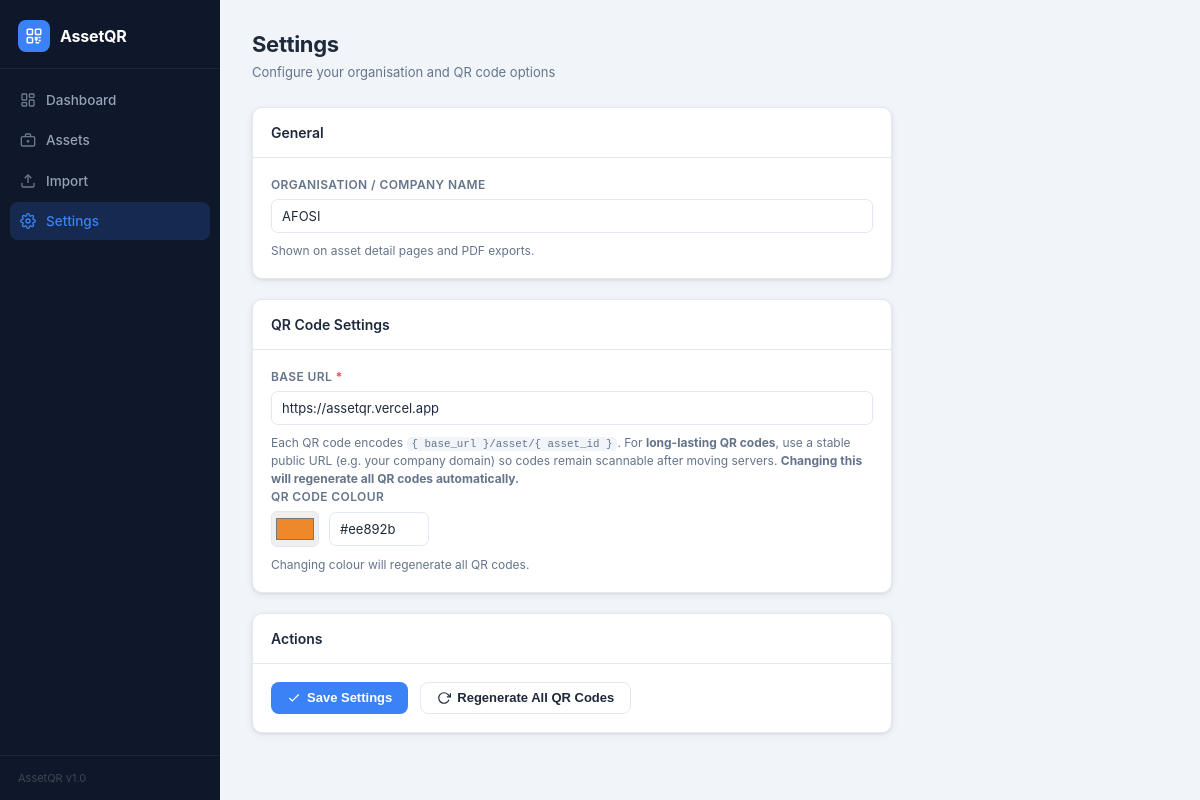
The page /settings on the database its author committed.
### tables this page shows
CREATE TABLE settings (
            key   TEXT PRIMARY KEY,
            value TEXT NOT NULL DEFAULT ''
        );

### app.py (the view)
@app.route('/settings')
def settings_page():
    db = get_db()
    s  = {r['key']: r['value'] for r in db.execute('SELECT * FROM settings').fetchall()}
    return render_template('settings.html', s=s)

### app.py (called while the page is built, shortened)
def _db_path():
    return os.path.join(_BASE_DIR, 'assetqr.db')

def get_db():
    if 'db' not in g:
        g.db = sqlite3.connect(_db_path())
        g.db.row_factory = sqlite3.Row
    return g.db

### templates/settings.html (shortened to what this page needs)
{% extends "base.html" %}
{% block content %}
<div class="page-header">
  <div>
    <h1 class="page-title">Settings</h1>
    <p class="page-sub">Configure your organisation and QR code options</p>
  </div>
</div>
<div style="max-width:640px">
  <div class="card">
    <div class="card-header"><h2 class="card-title">General</h2></div>
    <div class="card-body">
      <div class="form-group">
        <label for="s-company">Organisation / Company Name</label>
        <input type="text" id="s-company" value="{{ s.get('company_name', '') }}"
               placeholder="My Organisation">
        <p class="field-hint">Shown on asset detail pages and PDF exports.</p>
      </div>
    </div>
  </div>
  <div class="card">
    <div class="card-header"><h2 class="card-title">QR Code Settings</h2></div>
    <div class="card-body">
      <div class="form-group">
        <label for="s-base-url">Base URL <span class="req">*</span></label>
        <input type="url" id="s-base-url" value="{{ s.get('base_url', 'http://localhost:5001') }}"
               placeholder="https://assets.mycompany.com">
        <p class="field-hint">
          Each QR code encodes <code>{ base_url }/asset/{ asset_id }</code>.
          For <strong>long-lasting QR codes</strong>, use a stable public URL
          (e.g. your company domain) so codes remain scannable after moving servers.
          <strong>Changing this will regenerate all QR codes automatically.</strong>
        </p>
      </div>
      <div class="form-group">
        <label for="s-qr-color">QR Code Colour</label>
        <div style="display:flex;align-items:center;gap:10px">
          <input type="color" id="s-qr-color" value="{{ s.get('qr_color', '#000000') }}"
                 style="width:48px;height:36px;border:1px solid #e2e8f0;border-radius:6px;cursor:pointer;padding:2px">
          <input type="text" id="s-qr-color-hex" value="{{ s.get('qr_color', '#000000') }}"
                 style="width:100px" placeholder="#000000" oninput="syncColor('hex')">
        </div>
        <p class="field-hint">Changing colour will regenerate all QR codes.</p>
      </div>
    </div>
  </div>
  <div class="card">
    <div class="card-header"><h2 class="card-title">Actions</h2></div>
    <div class="card-body" style="display:flex;gap:12px;flex-wrap:wrap">
      <button class="btn btn-primary" onclick="saveSettings()">
        <svg viewBox="0 0 24 24" fill="none" stroke="currentColor" stroke-width="2" class="btn-icon">
          <polyline points="20 6 9 17 4 12"/>
        </svg>
        Save Settings
      </button>
      <button class="btn btn-ghost" onclick="regenAllQR()">
        <svg viewBox="0 0 24 24" fill="none" stroke="currentColor" stroke-width="2" class="btn-icon">
          <polyline points="23 4 23 10 17 10"/><path d="M20.49 15a9 9 0 11-2.12-9.36L23 10"/>
        </svg>
        Regenerate All QR Codes
      </button>
    </div>
  </div>
</div>
{% endblock %}

### static/css/style.css (style rules this page uses)
*, *::before, *::after { box-sizing: border-box; margin: 0; padding: 0; }
:root { --sidebar-w: 220px; --bg: #f1f5f9; --card-bg: #ffffff; --border: #e2e8f0; --text: #1e293b; --text-muted: #64748b; --text-light: #94a3b8; --sidebar-bg: #0f172a; --sidebar-txt: #94a3b8; --sidebar-act: #3b82f6; --primary: #3b82f6; --primary-d: #2563eb; --success: #10b981; --warning: #f59e0b; --danger: #ef4444; --radius: 10px; --shadow: 0 1px 3px rgba(0,0,0,.08), 0 2px 8px rgba(0,0,0,.06); --shadow-md: 0 4px 6px rgba(0,0,0,.07), 0 10px 24px rgba(0,0,0,.08); }
html, body { height: 100%; }
body { font-family: -apple-system, BlinkMacSystemFont, 'Segoe UI', Roboto, sans-serif; background: var(--bg); color: var(--text); font-size: 14px; line-height: 1.5; display: flex; }
code { font-family: 'Consolas', 'Fira Code', monospace; font-size: .9em; background: #f1f5f9; padding: 1px 5px; border-radius: 4px; }
.page-header { display: flex; align-items: flex-start; justify-content: space-between; margin-bottom: 24px; gap: 16px; }
.page-title { font-size: 22px; font-weight: 700; letter-spacing: -.3px; }
.page-sub { font-size: 13px; color: var(--text-muted); margin-top: 2px; }
.card { background: var(--card-bg); border: 1px solid var(--border); border-radius: var(--radius); box-shadow: var(--shadow); margin-bottom: 20px; overflow: hidden; }
.card-header { display: flex; align-items: center; justify-content: space-between; padding: 14px 18px; border-bottom: 1px solid var(--border); }
.card-title { font-size: 14px; font-weight: 600; }
.card-body { padding: 18px; }
.btn { display: inline-flex; align-items: center; gap: 6px; padding: 8px 16px; border-radius: 8px; font-size: 13px; font-weight: 600; cursor: pointer; border: none; transition: background .15s, box-shadow .15s, opacity .15s; text-decoration: none; white-space: nowrap; line-height: 1; }
.btn-primary { background: var(--primary); color: white; }
.btn-ghost { background: var(--card-bg); color: var(--text); border: 1px solid var(--border); }
.btn-icon { width: 14px; height: 14px; flex-shrink: 0; }
.form-group { display: flex; flex-direction: column; gap: 5px; }
.form-group label { font-size: 12px; font-weight: 600; color: var(--text-muted); text-transform: uppercase; letter-spacing: .4px; }
.req { color: var(--danger); }
input[type=text], input[type=url], input[type=date], input[type=email], select, textarea { width: 100%; padding: 8px 10px; border: 1px solid var(--border); border-radius: 7px; font-size: 13px; font-family: inherit; background: var(--card-bg); color: var(--text); transition: border-color .15s, box-shadow .15s; }
.field-hint { font-size: 12px; color: var(--text-muted); margin-top: 4px; line-height: 1.5; }

### rows shown on the page
settings: get "AFOSI"
settings: get "https://assetqr.vercel.app"
settings: get "#ee892b"
